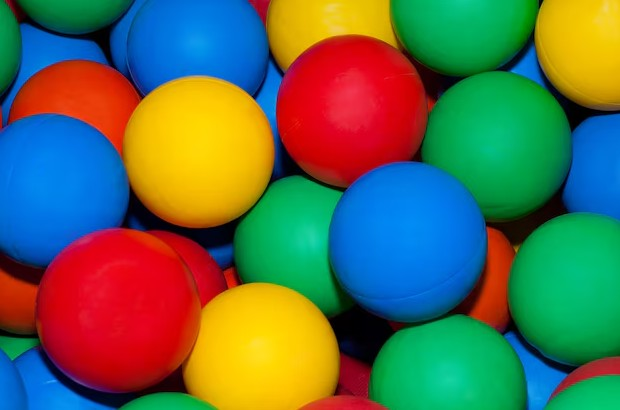
#> input picture image.jpg, 620 x 410 px
$ jupyter execute Color_detect.ipynb
#> lines starting #> are read from the running program, lines starting #| are printed output that depends on the picture; after the words box and inside, x2 and y2 are one past the last pixel; in counts of white or black regions, pixels touching at a corner belong together
[cell 1]
import cv2

[cell 2]
import numpy as np

[cell 3]
frame= cv2.imread('image.jpg')
#> frame is the input picture: shape (410, 620, 3); mean B, G, R 80.1, 108.6, 89.7

[cell 4]
hsv = cv2.cvtColor(frame ,cv2.COLOR_BGR2HSV)
#> hsv: shape (410, 620, 3); mean H, S, V 82.8, 247.5, 183.8

[cell 5]
lower_color =np.array([96,227,130])
upper_color = np.array([140,255,255])

[cell 6]
mask = cv2.inRange(hsv,lower_color, upper_color)
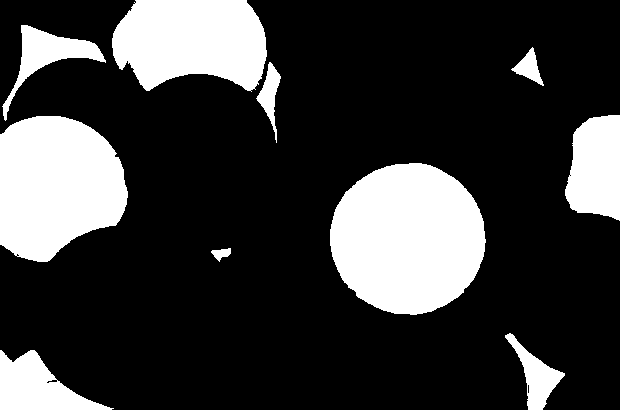
#> mask: shape (410, 620); 22.9% white; 10 white regions, largest, box (x1, y1, x2, y2) and area: (330, 163, 486, 315) 18445, (0, 116, 128, 262) 14610, (112, 0, 267, 92) 11306

[cell 7]
result = cv2.bitwise_and(frame, frame, mask=mask)
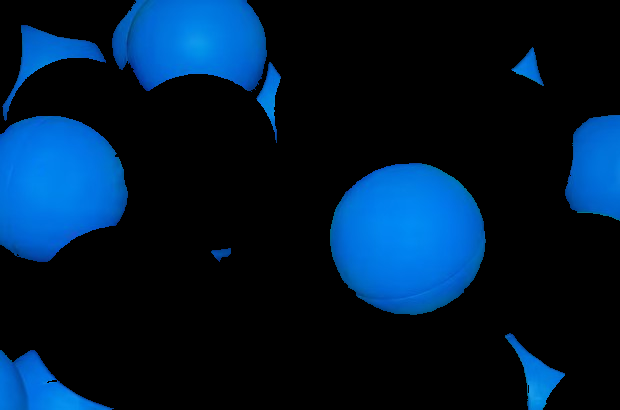
#> result: shape (410, 620, 3); mean B, G, R 48.8, 25.3, 0.4

$ run again, with 1.png saved as image.jpg
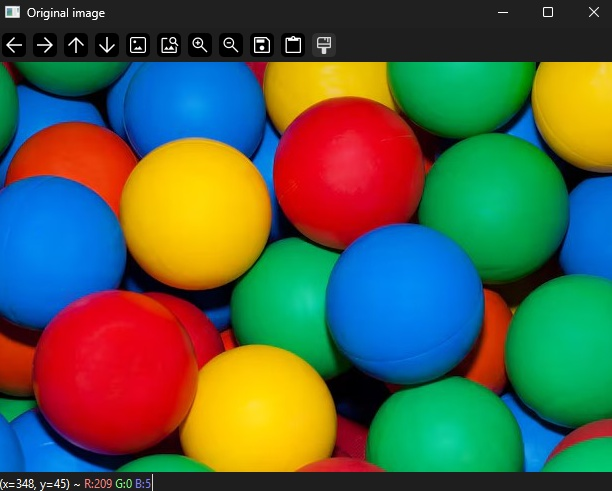
#> input picture 1.png, 612 x 491 px
#> frame is the input picture: shape (491, 612, 3); mean B, G, R 72.5, 96.3, 81.1
#> hsv: shape (491, 612, 3); mean H, S, V 72.6, 208.7, 159.3
#> `mask = cv2.inRange(hsv,lower_color, upper_color)`:
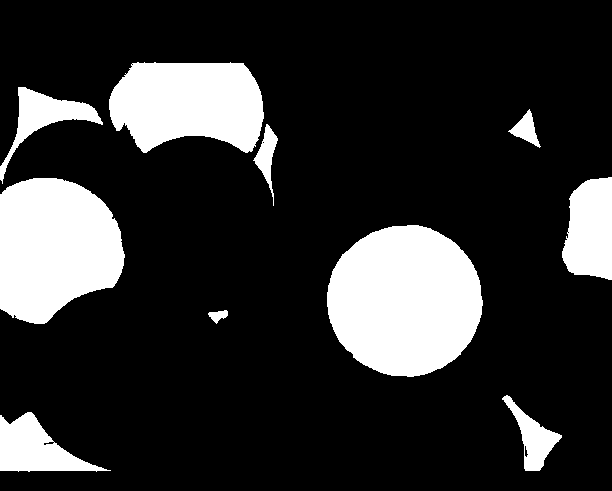
#> mask: shape (491, 612); 18.9% white; 10 white regions, largest, box (x1, y1, x2, y2) and area: (327, 225, 483, 377) 18434, (0, 178, 125, 324) 14243, (109, 62, 264, 153) 11171
#> `result = cv2.bitwise_and(frame, frame, mask=mask)`:
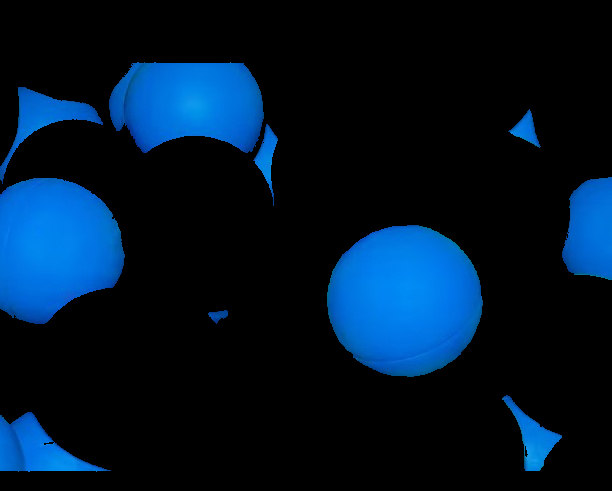
#> result: shape (491, 612, 3); mean B, G, R 40.3, 20.9, 0.3
